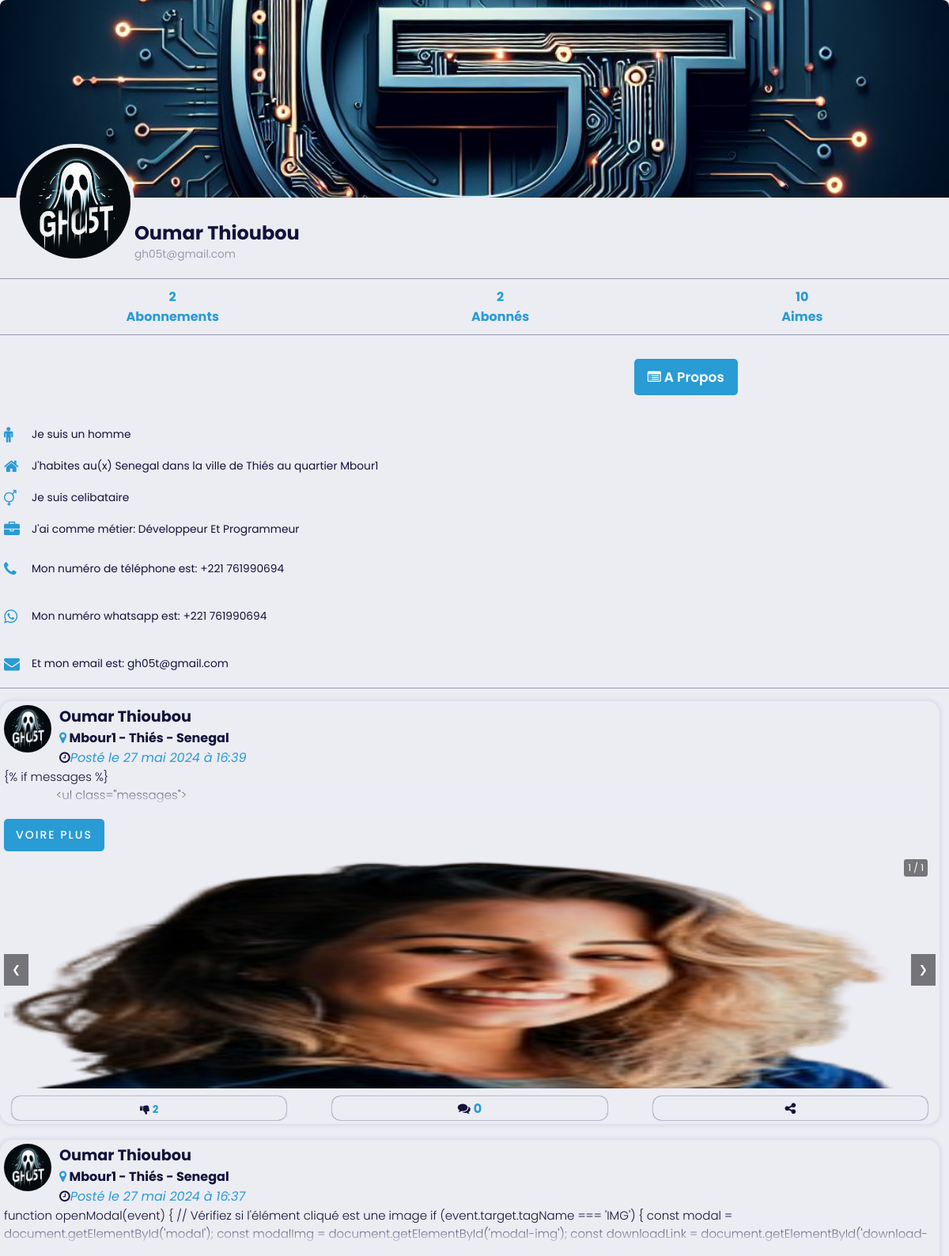
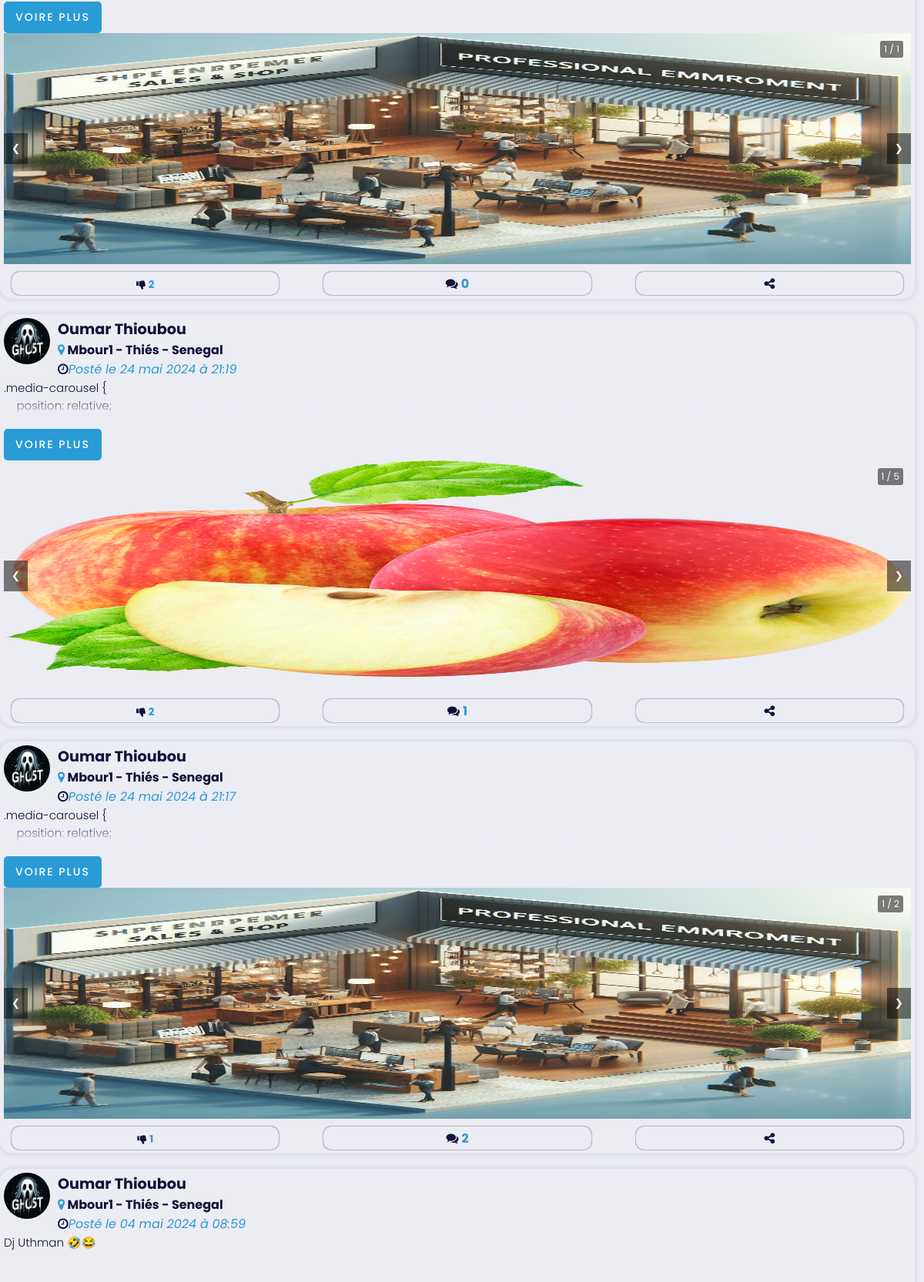
The app's page /profiles/1/ (upper part) with its own data (2 pictures, top to bottom).
### galsen/models.py (models this page shows, shortened)
class AbstractUser(BaseAbstractUser):
    groups = models.ManyToManyField(Group, related_name='customuser_set', blank=True)
    user_permissions = models.ManyToManyField(Permission, related_name='customuser_set', blank=True)

class CustomUser(AbstractUser):
    LANGUE = [
        ('français', 'Français'),
        ('anglais', 'Anglais'),
        ('spagnol', 'Espagnol'),
        ('italien', 'Italien'),
        ('arabe', 'Arabe'),
    ]
    ROLES = [
        ('admin', 'Admin'),
        ('personnel', 'Personnel(le)'),
        ('ecole', 'Ecole'),
        ('entreprise', 'Entreprise'),
    ]
    profile_image = models.ImageField(upload_to='profile_images/', null=True, blank=True)
    banner_image = models.ImageField(upload_to='banner_images/', null=True, blank=True)
    GENRE = [
        ('homme', 'Homme'),
        ('femme', 'Femme'),
    ]
    SITUATION_MATRIMONIALE = [
        ('celibataire', 'Célibataire'),
        ('marie', 'Marié(e)'),
        ('fiance', 'Fiancé(e)'),
        ('divorce', 'Divorcé(e)'),
    ]
    marque_dispositif = models.CharField(max_length=255, null=True, blank=True)
    metier = models.CharField(max_length=150, null=True, blank=True)
    etablissement = models.CharField(max_length=255, null=True, blank=True)
    pays = models.CharField(max_length=50, null=True, blank=True)
    ville = models.CharField(max_length=50, null=True, blank=True)
    quartier = models.CharField(max_length=50, null=True, blank=True)
    langue = models.CharField(max_length=255, null=True, blank=True)
    birthday = models.DateField(null=True, blank=True)
    indicatif_pays = models.CharField(max_length=15, null=True, blank=True)
    number_phone = models.CharField(max_length=15, null=True, blank=True)
    number_whatsapp = models.CharField(max_length=15, null=True, blank=True)
    number_telegram = models.CharField(max_length=15, null=True, blank=True)
    instagram_link = models.URLField(null=True, blank=True)
    twitter_link = models.URLField(null=True, blank=True)
    youtube_link = models.URLField(null=True, blank=True)
    website_link = models.URLField(null=True, blank=True)
    langue = models.CharField(max_length=255, choices=LANGUE, default='français')
    rôle = models.CharField(max_length=255, choices=ROLES, default='personnel')
    genre = models.CharField(max_length=255, choices=GENRE, default='homme')
    situation_matrimoniale = models.CharField(max_length=20, choices=SITUATION_MATRIMONIALE, default='celibataire')
    followers = models.ManyToManyField('self', symmetrical=False, related_name='following_users', blank=True)
    def total_likes_received(self):
        total_likes = 0
        for post in self.post_set.all():
            total_likes += post.like_post.count()
        return total_likes

class AbstractUser(BaseAbstractUser):
    groups = models.ManyToManyField(Group, related_name='customuser_set', blank=True)
    user_permissions = models.ManyToManyField(Permission, related_name='customuser_set', blank=True)

class Post(models.Model):
    user = models.ForeignKey(CustomUser, on_delete=models.CASCADE)
    video = models.FileField(upload_to='post_videos/')
    contenu_post = models.TextField()
    tag_post = models.CharField(max_length=255)
    session_info = models.CharField(max_length=255, null=True, blank=True)
    date_creation_post = models.DateTimeField(auto_now_add=True)
    like_post = models.ManyToManyField(CustomUser, blank=True, related_name="likes")
    dislike = models.ManyToManyField(CustomUser, blank=True, related_name='dislikes')
    shared_boby = models.TextField(blank=True, null=True)
    share_on = models.DateTimeField(blank=True, null=True)
    shared_user = models.ForeignKey(CustomUser, on_delete=models.CASCADE, null=True, blank=True, related_name='+')
    class Meta:
        ordering = ['-date_creation_post', '-share_on']
    @property
    def nombre_commentaire(self):
        return Commentaire.objects.filter(post=self).count()

class MediasPost(models.Model):
    post = models.ForeignKey(Post, on_delete=models.CASCADE)
    image = models.ImageField(upload_to='post_images/')

### galsen/views.py (the view)
# urls.py: path('profiles/<int:user_id>/', views.user_detail, name='user_detail'),
def user_detail(request, user_id):
    profile_user = get_object_or_404(CustomUser, pk=user_id)
    posts = Post.objects.filter(user=profile_user)  # Récupère tous les posts de cet utilisateur
    return render(request, 'profils/users_public.html', {'profile_user': profile_user, 'posts': posts})

### galsen/templates/profils/users_public.html (shortened to what this page needs)
{% load static %}
<!DOCTYPE html>
<html lang="en">
<head>
    <link rel="stylesheet" href="{% static 'assets/icones/font-awesome/css/font-awesome.css' %}">
    <link rel="stylesheet" href="{% static 'assets/icones/font-awesome/css/font-awesome.min.css' %}">
    <link rel="stylesheet" href="{% static 'assets/ressources/styles/profil.css' %}">
    <link rel="stylesheet" href="{% static 'assets/ressources/styles/contenu.css' %}">
    <link rel="stylesheet" href="{% static 'assets/ressources/styles/theme.css' %}">
    <link rel="stylesheet" href="{% static 'assets/ressources/styles/lightbox.min.css' %}">
</head>
<body>
    <div class="profile-container">
        <div class="banner">
            {% if profile_user.banner_image and profile_user.banner_image.url %}
                <a href="{{ profile_user.banner_image.url }}" data-lightbox="mygallery">
                    <img src="{{ profile_user.banner_image.url }}">
                </a>
                {% else %}
                    <img src="{% static 'assets/default/user.png' %}">
            {% endif %}
        </div>
        <div class="profile-section">
          <div class="profile-pic">
                {% if profile_user.profile_image and profile_user.profile_image.url %}
                    <a href="{{ profile_user.profile_image.url }}" data-lightbox="mygallery">
                        <img src="{{ profile_user.profile_image.url }}">
                    </a>
                    {% else %}
                        <img src="{% static 'assets/default/user.png' %}">
                {% endif %}
          </div>
          <div class="profile-info">
            <h1>
                {% if profile_user.rôle == "personnel" %}
                    {{ profile_user.first_name }} {{ profile_user.last_name }}
                {% else %}
                    {{ profile_user.etablissement }}
                {% endif %}
            </h1>
            <p>{{ profile_user.email }}</p>
          </div>
        </div>
        <div class="profile-nav">
          <ul>
            <li><a href="#"><span>{{ profile_user.following_users.count }}</span>Abonnements</a></li>
            <li><a href="#"><span>{{ profile_user.followers.count }}</span>Abonnés</a></li>
            <li><a href="#"><span>{{ profile_user.total_likes_received }}</span>Aimes</a></li>
          </ul>
        </div>
        <div class="profile-content">
            <div class="buttons-1">
                <a href="{% url 'a_propos_detail' user_id=profile_user.id %}" class="button"> <i class="fa fa-list-alt"></i> A Propos </a>
            </div>
            <ul class="status">
                <li>
                    {% if profile_user.genre == "homme" %}
                        <i class="fa fa-male primary"></i>
                        <p>Je suis un
                            <span>{{ profile_user.genre }}</span>
                        </p>
                    {% elif profile_user.genre == "femme" %}
                        <i class="fa fa-female primary"></i>
                        <p>Je suis une
                            <span>{{ profile_user.genre }}</span>
                        </p>
                    {% else %}
                        <p>Genre non spécifié</p>
                    {% endif %}
                </li>
                <li>
                    <i class="fa fa-home primary"></i>
                    <p>J'habites au(x)
                        <span>{{ profile_user.pays }}</span> dans la ville de
                        <span>{{ profile_user.ville }}</span> au quartier
                        <span>{{ profile_user.quartier }}</span>
                     </p>
                </li>
                <li>
                    <i class="fa fa-transgender primary"></i>
                    <p>Je suis
                        <span>{{ profile_user.situation_matrimoniale }}</span>
                     </p>
                </li>
                {% if profile_user.rôle == "personnel" %}
                        <li>
                            <i class="fa fa-briefcase primary"></i>
                            <p>J'ai comme métier:
                                <span>{{ profile_user.metier }}</span>
                            </p>
                        </li>
                {% endif %}
                <li>
                    <a href="tel:+{{ profile_user.indicatif_pays }}{{ profile_user.number_phone }}">
                        <i class="fa fa-phone primary"></i>
                        <p>Mon numéro de téléphone est:
                            <span>+{{ profile_user.indicatif_pays }} {{ profile_user.number_phone }}</span>
                        </p>
                    </a>
                </li>
                <li>
                    <a href="https://wa.me/+{{ profile_user.indicatif_pays }}{{ profile_user.number_phone }}">
                        <i class="fa fa-whatsapp primary"></i>
                        <p>Mon numéro whatsapp est:
                            <span>+{{ profile_user.indicatif_pays }} {{ profile_user.number_phone }}</span>
                        </p>
                    </a>
                </li>
                <li>
                    <a href="mailto:{{ profile_user.email }}">
                        <i class="fa fa-envelope primary"></i>
                        <p>Et mon email est:
                            <span>{{ profile_user.email }}</span>
                        </p>
                    </a>
                </li>
            </ul>
            {% if posts %}
                {% for post in posts %}
                    <div class="post-card post-card-user">
                        <div class="top-post">
                            <div class="infos-users">
                                <a href="#">
                                    <div class="image">
                                        {% if post.user.profile_image and post.user.profile_image.url %}
                                            <img src="{{ post.user.profile_image.url}}" class="enligne">
                                        {% else %}
                                            <img src="{% static 'assets/default/user.png' %}" class="enligne">
                                        {% endif %}
                                    </div>
                                    <div class="details">
                                        <div class="name">
                                            {% if post.user.rôle == "personnel" %}
                                                <h3> {{ post.user.first_name }} {{ post.user.last_name }} </h3>
                                            {% else %}
                                                <h3> <i class="fa fa-briefcase primary"></i> {{ post.user.etablissement }}
                                                    <span class="danger">
                                                        ({{ post.user.rôle|upper }})
                                                    </span>
                                                </h3>
                                            {% endif %}
                                        </div>
                                        <div class="user_localhome">
                                            <span>
                                                {% if post.user.quartier and post.user.ville and post.user.pays %}
                                                    <b><i class="fa fa-map-marker primary"></i> {{ post.user.quartier }}  - {{ post.user.ville }}  - {{ post.user.pays }} </b>
                                                {% endif %}
                                            </span>
                                        </div>
                                        <div class="time_post">
                                            <span class="fa fa-clock-o"><i class="primary">Posté le {{ post.date_creation_post|date:"d F Y à H:i" }}
                                                </i></span>
                                        </div>
                                    </div>
                                </a>
                            </div>
                        </div>
                        <div class="center-post">
                            <div class="description">
                                <p>
                                    {{ post.contenu_post|safe }}
                                </p>
                            </div>
                            <a class="more"></a>
                            {% if post.mediaspost_set.all or post.video %}
                                <div class="media-carousel" data-post-id="{{ post.id }}">
                                    <button class="prev-btn">&#10094;</button>
                                    <div class="media-wrapper" onclick="openModal(event)">
                                        {% for media in post.mediaspost_set.all %}
                                            {% if media.image %}
                                                <img src="{{ media.image.url }}" alt="Media 1" class="affiche">
                                            {% endif %}
                                        {% endfor %}
                                    </div>
                                    <button class="next-btn">&#10095;</button>
                                    <div class="media-indicator"></div>
                                </div>
                            {% endif %}
                        </div>
                        <section class="followers">
                            <a class="like-btn" data-like-url="{% url 'likes' post.pk %}">
                                <form id="like-form-{{ post.pk }}" method="POST" action="{% url 'likes' post.pk %}">
                                    <button type="submit" class="button-like" data-post-id="{{ post.pk }}">
                                        <span class="like-icon" id="likeIcon{{ post.pk }}">
                                            {% if user.is_authenticated %}
                                                {% if request.user in post.like_post.all %}
                                                    <i class="fa fa-thumbs-up primary"></i>
                                                {% else %}
                                                    <i class="fa fa-thumbs-down"></i>
                                                {% endif %}
                                            {% else %}
                                                <i class="fa fa-thumbs-down"></i>
                                            {% endif %}
                                        </span>
                                        <b class="number-like primary">{{ post.like_post.count }}</b>
                                    </button>
                                </form>
                            </a>
                            <a href="{% url 'post_comments' post.id %}">
                                <i class="fa fa-comments">
                                    <span class="primary" style="font-weight: bold;">
                                        {% if post.nombre_commentaire > 1000 %}
                                            {{ post.nombre_commentaire|divisibleby:1000|floatformat:"0.1" }}k
                                        {% else %}
                                            {{ post.nombre_commentaire }}
                                        {% endif %}
                                    </span>
                                </i>
                            </a>
                            <a onclick="openPopup('{{ post.id }}')">
                                <i class="fa fa-share-alt"></i>
                            </a>
                        </section>
                    </div>
                {% endfor %}
                    {% else %}
                    <center>
                        <p class="success">Aucune poste disponible pour le moment.</p>
                    </center>
            {% endif %}
        </div>
      </div>
</body>
</html>

### records on screen
CustomUser: banner_image (picture), profile_image (picture), following_users.count "2", followers.count "2", total_likes_received "10", genre "homme", pays "Senegal", ville "Thiés", quartier "Mbour1", situation_matrimoniale "celibataire", metier "Développeur Et Programmeur", indicatif_pays "221", number_phone "761990694"
AbstractUser: first_name "Oumar", last_name "Thioubou", email "gh05t@gmail.com"
Post: user.profile_image (picture), user.first_name "Oumar", user.last_name "Thioubou", user.quartier "Mbour1", user.ville "Thiés", user.pays "Senegal", date_creation_post "27 mai 2024 à 16:39", contenu_post "{% if messages %} <ul class=\"messages\">", like_post.count "2", nombre_commentaire "0"
MediasPost: image (picture)
Post: user.profile_image (picture), user.first_name "Oumar", user.last_name "Thioubou", user.quartier "Mbour1", user.ville "Thiés", user.pays "Senegal", date_creation_post "27 mai 2024 à 16:37", contenu_post "function openModal(event) { // Vérifiez si l'élément cliqué est une image if (event.target.tagName === 'IMG') { const modal = document.getElementById('modal'); const modalImg = document.getElementById('modal-img'); const downloadLink =…", like_post.count "2", nombre_commentaire "0"
MediasPost: image (picture)
Post: user.profile_image (picture), user.first_name "Oumar", user.last_name "Thioubou", user.quartier "Mbour1", user.ville "Thiés", user.pays "Senegal", date_creation_post "24 mai 2024 à 21:19", contenu_post ".media-carousel { position: relative;", like_post.count "2", nombre_commentaire "1"
MediasPost: image (picture)
Post: user.profile_image (picture), user.first_name "Oumar", user.last_name "Thioubou", user.quartier "Mbour1", user.ville "Thiés", user.pays "Senegal", date_creation_post "24 mai 2024 à 21:17", contenu_post ".media-carousel { position: relative;", like_post.count "1", nombre_commentaire "2"
MediasPost: image (picture)
Post: user.profile_image (picture), user.first_name "Oumar", user.last_name "Thioubou", user.quartier "Mbour1", user.ville "Thiés", user.pays "Senegal", date_creation_post "04 mai 2024 à 08:59", contenu_post "Dj Uthman 🤣😂"
